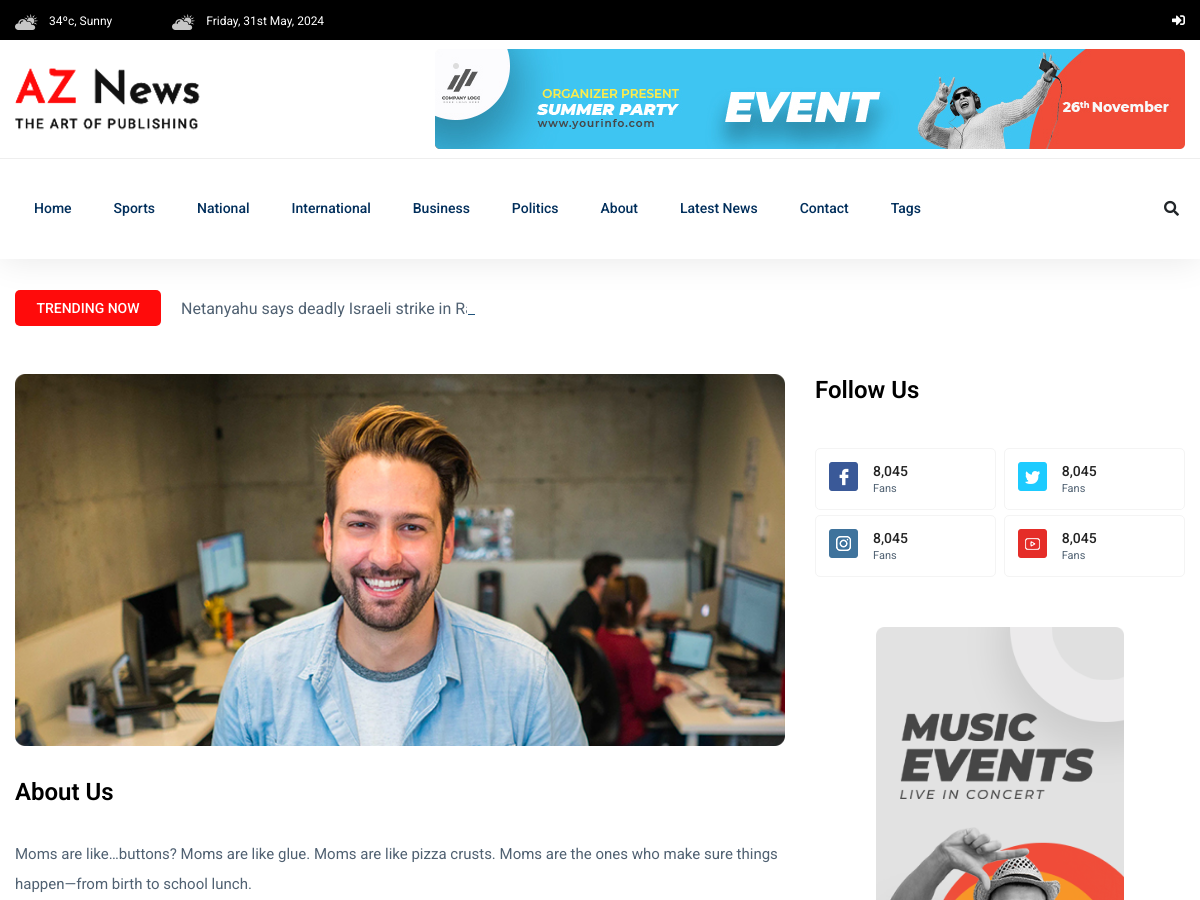
Page /about/ (upper part) on the earlier database version.
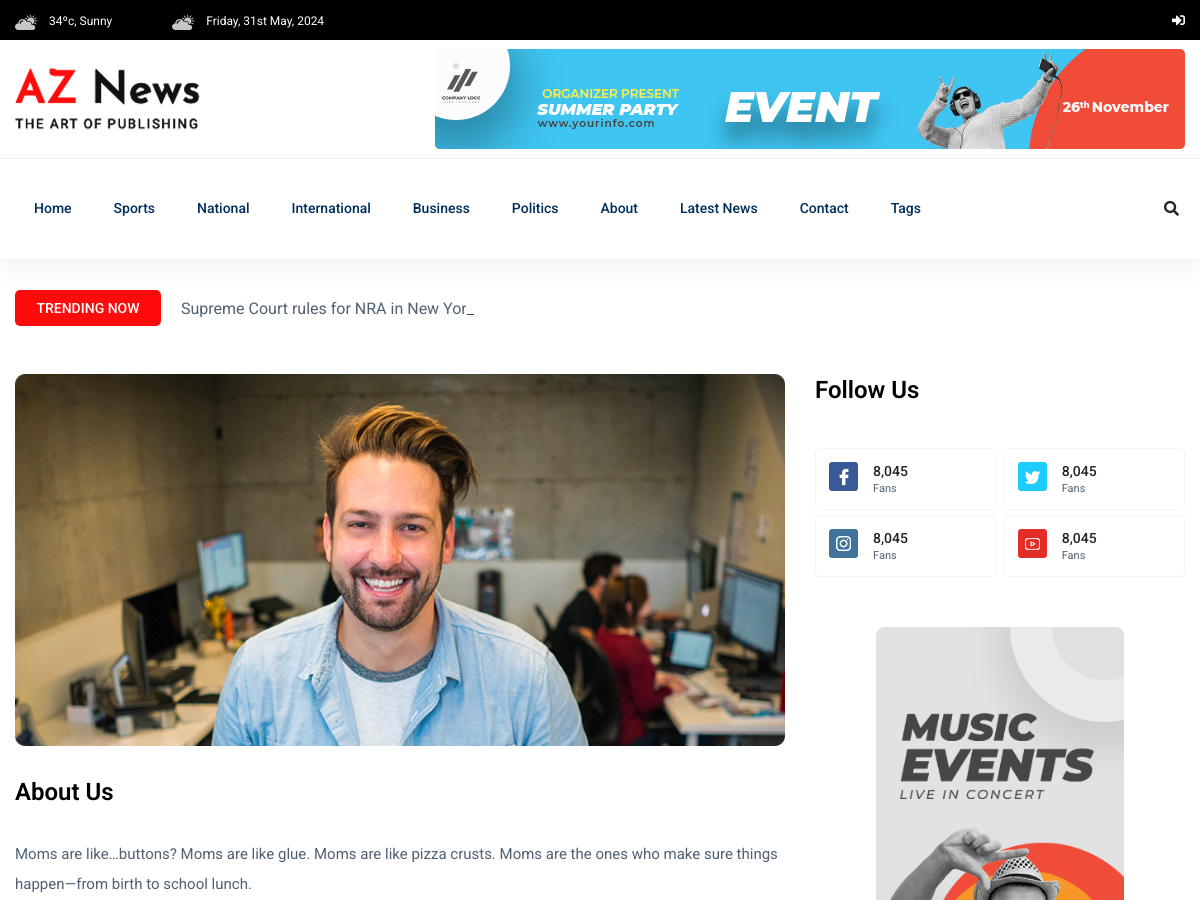
Same page on the later database version.
### newspaper/models.py (models this page shows, shortened)
class TimeStampModel(models.Model):
    created_at = models.DateTimeField(auto_now_add=True)
    updated_at = models.DateTimeField(auto_now=True)
    class Meta:
        abstract = True # do not create table for this model

class Category(TimeStampModel):
    name = models.CharField(max_length=20)

class Post(TimeStampModel):
    STATUS_CHOICES = [
        ("active", "Active"),
        ("inactive", "Inactive")
    ]
    title = models.CharField(max_length=200)
    content = models.TextField()
    featured_image = models.ImageField(upload_to="post_images/%Y/%m/%d", blank=False)
    author = models.ForeignKey("auth.User", on_delete=models.CASCADE)
    published_at = models.DateTimeField(null=True, blank=True)
    status = models.CharField(max_length=20, choices=STATUS_CHOICES, default="active")
    views_count = models.PositiveBigIntegerField(default=0)
    category = models.ForeignKey(Category, on_delete=models.CASCADE)
    tag = models.ManyToManyField(Tag)

### newspaper/views.py (the view)
# urls.py: path("about/", views.AboutView.as_view(), name="about"),
class AboutView(TemplateView):
    template_name = "aznews/about.html"

### newspaper/navigation.py (called while the page is built)
def navigation(request):
    categories = Category.objects.all()[:5]
    tags = Tag.objects.all()[:10]
    trending_posts = Post.objects.filter(
        status="active", published_at__isnull=False
    ).order_by("-published_at", "-views_count")[:5]
    return{
        "tags": tags,
        "categories": categories,
        "trending_posts": trending_posts,
    }

### templates/aznews/about.html (shortened to what this page needs)
{% extends "aznews/base.html" %}
{% load static %}
{% block content %}
<main>
    <div class="about-area">
        <div class="container">
                {% include "aznews/main/trending/trending_title.html" %}
               <div class="row">
                    <div class="col-lg-8">
                                <div class="about-right mb-90">
                                    <div class="about-img">
                                        <img src="{% static 'aznews/assets/img/post/about_heor.jpg' %}" alt="">
                                    </div>
                                    <div class="section-tittle mb-30 pt-30">
                                        <h3>About Us</h3>
                                    </div>
                                    <div class="about-prea">
                                        <p class="about-pera1 mb-25">Moms are like…buttons? Moms are like glue. Moms are like pizza crusts. Moms are the ones who make sure things happen—from birth to school lunch.</p>
                                    </div>
                                </div>
                    </div>
                    <div class="col-lg-4">
                        <div class="section-tittle mb-40">
                            <h3>Follow Us</h3>
                        </div>
                        <div class="single-follow mb-45">
                            <div class="single-box">
                                <div class="follow-us d-flex align-items-center">
                                    <div class="follow-social">
                                        <a href="#"><img src="{% static 'aznews/assets/img/news/icon-fb.png' %}" alt=""></a>
                                    </div>
                                    <div class="follow-count">
                                        <span>8,045</span>
                                        <p>Fans</p>
                                    </div>
                                </div>
                                <div class="follow-us d-flex align-items-center">
                                    <div class="follow-social">
                                        <a href="#"><img src="{% static 'aznews/assets/img/news/icon-tw.png' %}" alt=""></a>
                                    </div>
                                    <div class="follow-count">
                                        <span>8,045</span>
                                        <p>Fans</p>
                                    </div>
                                </div>
                                    <div class="follow-us d-flex align-items-center">
                                    <div class="follow-social">
                                        <a href="#"><img src="{% static 'aznews/assets/img/news/icon-ins.png' %}" alt=""></a>
                                    </div>
                                    <div class="follow-count">
                                        <span>8,045</span>
                                        <p>Fans</p>
                                    </div>
                                </div>
                                <div class="follow-us d-flex align-items-center">
                                    <div class="follow-social">
                                        <a href="#"><img src="{% static 'aznews/assets/img/news/icon-yo.png' %}" alt=""></a>
                                    </div>
                                    <div class="follow-count">
                                        <span>8,045</span>
                                        <p>Fans</p>
                                    </div>
                                </div>
                            </div>
                        </div>
                        <div class="news-poster d-none d-lg-block">
                            <img src="{% static 'aznews/assets/img/news/news_card.jpg' %}" alt="">
                        </div>
                    </div>
               </div>
        </div>
    </div>
</main>
{% endblock content %}

### templates/aznews/header/header.html (shortened to what the changed rows need)
{% load static %}
<header>
    <div class="header-area">
        <div class="main-header ">
            <div class="header-bottom header-sticky">
                <div class="container">
                    <div class="row align-items-center">
                        <div class="col-xl-10 col-lg-10 col-md-12 header-flex">
                            <div class="main-menu d-none d-md-block">
                                <nav>
                                    <ul id="navigation">
                                        {% for category in categories %}
                                            <li>
                                                <a href="{% url 'post-by-category' category.pk %}">{{ category.name }}</a>
                                            </li>
                                        {% endfor %}
                                    </ul>
                                </nav>
                            </div>
                        </div>
                    </div>
                </div>
            </div>
        </div>
    </div>
</header>

### templates/aznews/main/trending/trending_title.html
<div class="row">
    <div class="col-lg-12">
        <div class="trending-tittle">
            <strong>Trending now</strong>
            <div class="trending-animated">
                <ul id="js-news" class="js-hidden">
                    {% for trending_post in trending_posts %}
                    <li class="news-item">{{ trending_post.title }}</li>
                    {% endfor %}
                </ul>
            </div>
        </div>
    </div>
</div>

Differences in the rows shown:
no longer on this page (row edited): Post: title "Netanyahu says deadly Israeli strike in Rafah was the result of a ‘tragic mistake’"
added Post: title "Supreme Court rules for NRA in New York government coercion battle"
